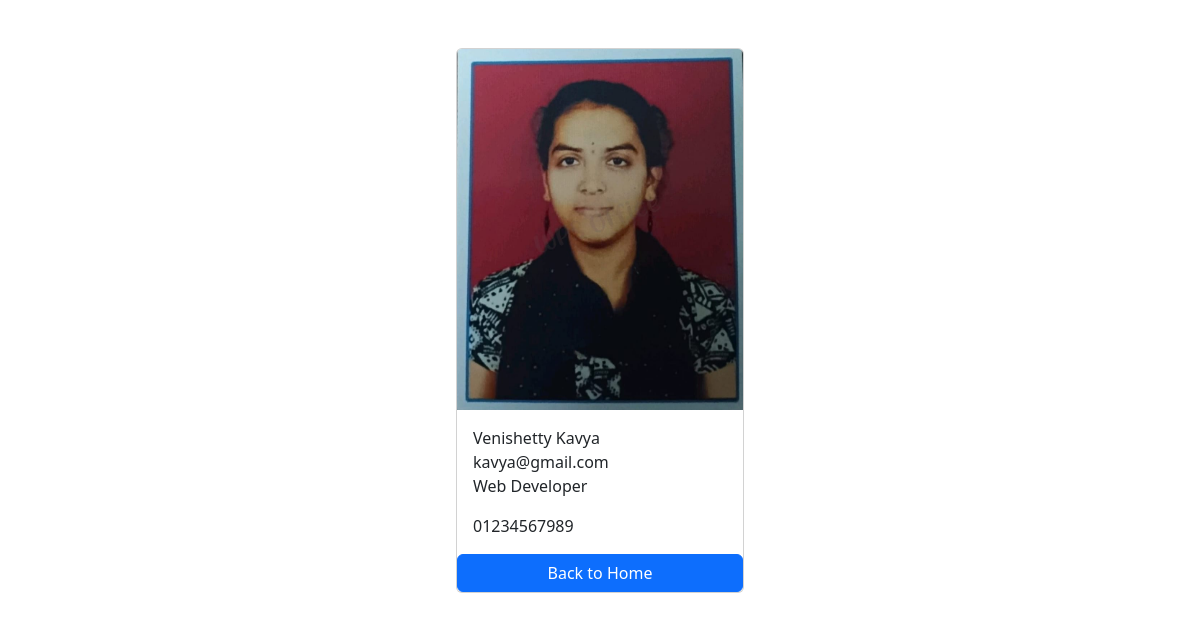
Page /employees/3/ on the committed database.
### employees/models.py (models this page shows, shortened)
class Employee(models.Model):
    first_name = models.CharField(max_length=100)
    last_name = models.CharField(max_length=100)
    photo = models.ImageField(upload_to='images')
    designation = models.CharField(max_length=100)
    email = models.EmailField(max_length=100,unique=True)
    phone_number = models.CharField(max_length=15, blank=True, null=True)
    created_at = models.DateTimeField(auto_now_add=True)
    updated_at = models.DateTimeField(auto_now=True)

### employees/views.py (the view)
# urls.py: path('<int:pk>/',views.employee_detail, name='employee_detail'),  # URL for employee detail view
def employee_detail(request, pk):
    employee = get_object_or_404(Employee, pk=pk)  # Fetch the employee by primary key
    context = {
        'employee' : employee,
    }
    return render(request, 'employee_detail.html',context)  # Render the employee detail template with the employee data

### templates/employee_detail.html (shortened to what this page needs)
{% load static %}
<!DOCTYPE html>
<html lang="en">
<head>
    <link href="https://cdn.jsdelivr.net/npm/bootstrap@5.3.7/dist/css/bootstrap.min.css" rel="stylesheet">
</head>
<body>
<div class="container pt-5">
    <div class="card mx-auto" style="width: 18rem;">
    <img src="{{ employee.photo.url }}" class="card-img-top" alt="Employee Image">
    <div class="card-body">
    <p class="card-text m-0">{{ employee.first_name }} {{ employee.last_name }}</p>
    <p class="card-text m-0">{{ employee.email }}</p>
    <p class="card-text">{{ employee.designation }} </p>
    <p class="card-text">{{ employee.phone_number }} </p>
    </div>
    <a href="{% url 'home' %}" class="btn btn-primary">Back to Home</a>
    </div>
</div>
</body>
</html>

### rows in the picture
Employee: photo (picture), first_name "Venishetty", last_name "Kavya", email "kavya@gmail.com", designation "Web Developer", phone_number "01234567989"
